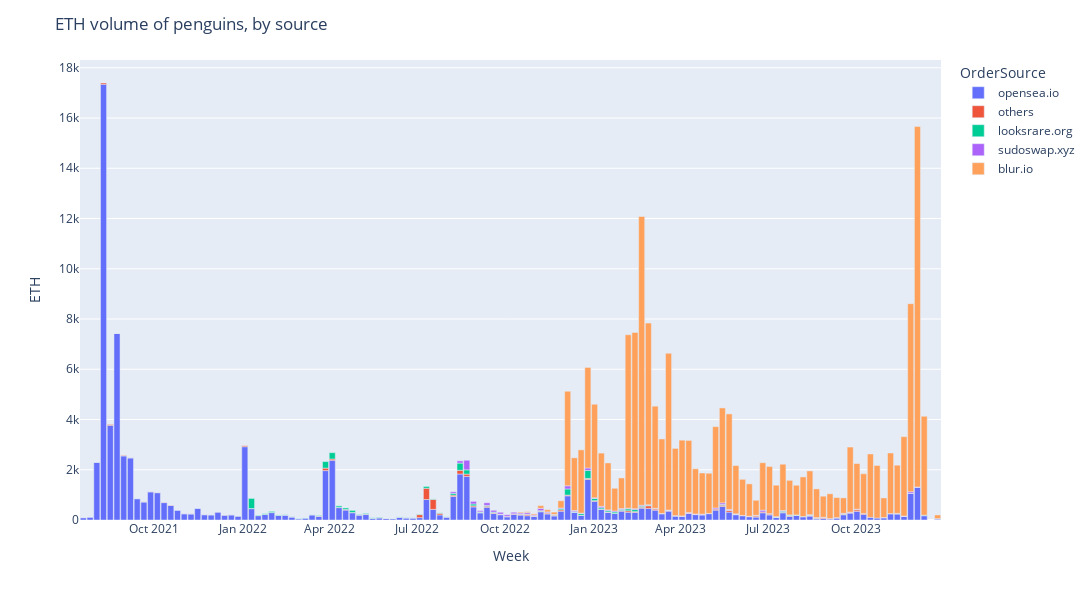

The notebook cell saved with this chart:
### Code cell
fig = px.bar(hischart, x='week_yr', y='price.amount.decimal',
             color='OrderSource', height=400)
fig.update_layout(title='ETH volume of penguins, by source',
                   width =1200, height = 600, bargap= 0.1,
                   xaxis_title='Week',
                   yaxis_title='ETH')
fig.show()
